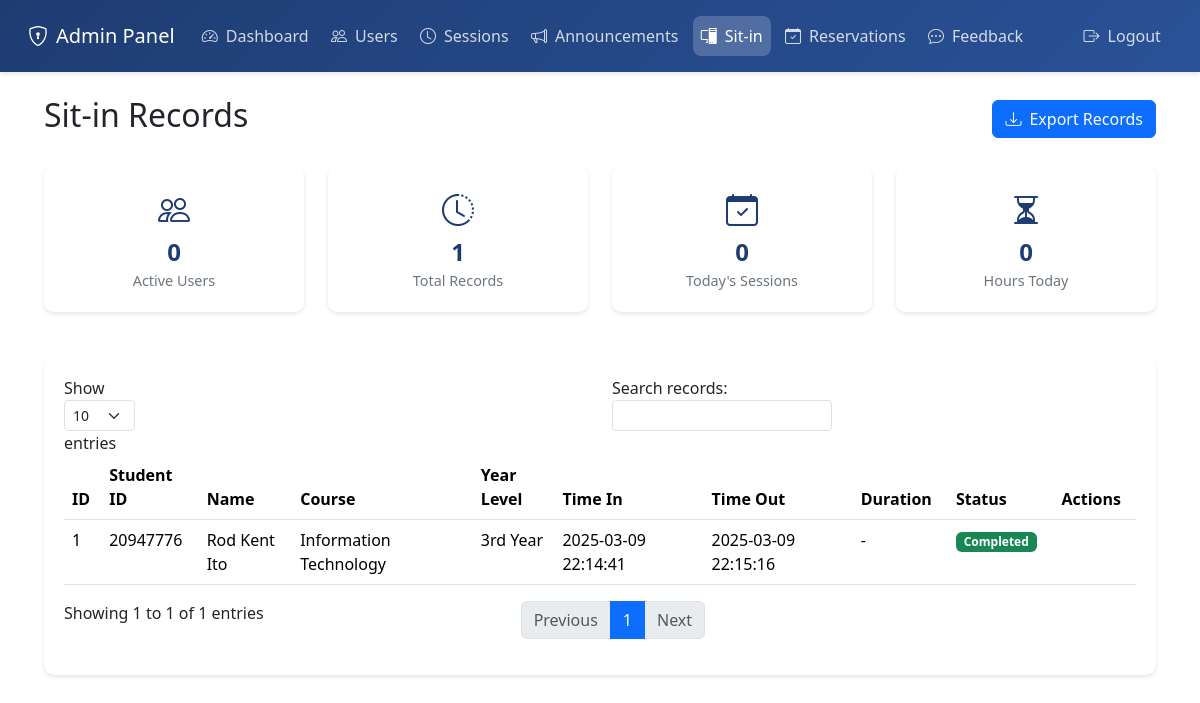
/admin/sitin (signed in), run on an earlier commit of the app's database.
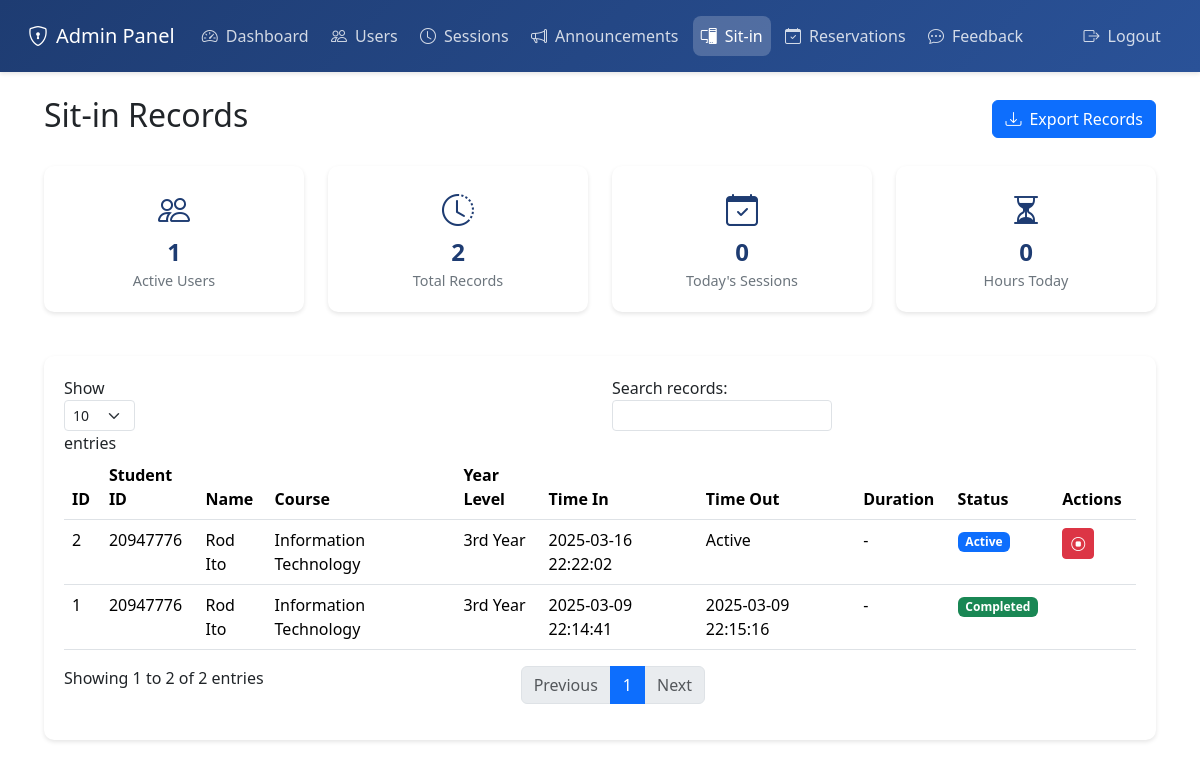
And on a later commit of the database.
### tables this page shows
CREATE TABLE sit_in_history (
            id INTEGER PRIMARY KEY AUTOINCREMENT,
            user_id INTEGER NOT NULL,
            date DATE NOT NULL,
            time_in DATETIME NOT NULL,
            time_out DATETIME,
            duration INTEGER,
            status TEXT NOT NULL,
            FOREIGN KEY (user_id) REFERENCES users (id)
        );

CREATE TABLE users (
            id INTEGER PRIMARY KEY AUTOINCREMENT,
            firstname TEXT NOT NULL,
            lastname TEXT NOT NULL,
            email TEXT NOT NULL,
            username TEXT UNIQUE NOT NULL,
            password TEXT NOT NULL,
            course TEXT NOT NULL,
            yearlevel TEXT NOT NULL,
            profile_pic TEXT,
            is_admin BOOLEAN DEFAULT 0
        );

### app.py (the view)
    def decorated_function(*args, **kwargs):
        if "admin" not in session or not session["admin"]:
            flash("Please login as admin first.", "error")
            return redirect(url_for("login_page"))
        return f(*args, **kwargs)

### app.py (called while the page is built)
def admin_required(f):
    def decorated_function(*args, **kwargs):
        if "admin" not in session or not session["admin"]:
            flash("Please login as admin first.", "error")
            return redirect(url_for("login_page"))
        return f(*args, **kwargs)
    decorated_function.__name__ = f.__name__
    return decorated_function

def get_db():
    con = sqlite3.connect("users.db")
    con.row_factory = sqlite3.Row
    return con

### templates/admin_sitin.html (shortened to what the changed rows need)
<!DOCTYPE html>
<html lang="en">
<head>
    <link href="https://cdn.jsdelivr.net/npm/bootstrap@5.3.2/dist/css/bootstrap.min.css" rel="stylesheet">
    <link rel="stylesheet" href="https://cdn.jsdelivr.net/npm/bootstrap-icons@1.11.1/font/bootstrap-icons.css">
</head>
<body>
    <div class="main-content">
        <div class="container-fluid">
            <div class="d-flex justify-content-between align-items-center mb-4">
                <h2>Sit-in Records</h2>
            </div>
            <div class="row mb-4">
                <div class="col-md-3">
                    <div class="stats-card">
                        <i class="bi bi-people stats-icon"></i>
                        <div class="stats-value">{{ stats.active_sessions }}</div>
                        <div class="stats-label">Active Users</div>
                    </div>
                </div>
                <div class="col-md-3">
                    <div class="stats-card">
                        <i class="bi bi-clock-history stats-icon"></i>
                        <div class="stats-value">{{ stats.total_records }}</div>
                        <div class="stats-label">Total Records</div>
                    </div>
                </div>
            </div>
            <div class="sitin-card">
                <div class="table-responsive">
                    <table class="table table-hover" id="sitinTable">
                        <thead>
                            <tr>
                                <th>ID</th>
                                <th>Student ID</th>
                                <th>Name</th>
                                <th>Course</th>
                                <th>Year Level</th>
                                <th>Time In</th>
                                <th>Time Out</th>
                                <th>Duration</th>
                                <th>Status</th>
                                <th>Actions</th>
                            </tr>
                        </thead>
                        <tbody>
                            {% for record in records %}
                            <tr>
                                <td>{{ record.session_id }}</td>
                                <td>{{ record.student_id }}</td>
                                <td>{{ record.student_name }}</td>
                                <td>{{ record.course }}</td>
                                <td>{{ record.yearlevel }}</td>
                                <td>{{ record.time_in }}</td>
                                <td>{{ record.time_out or 'Active' }}</td>
                                <td>{{ record.duration or '-' }}</td>
                                <td>
                                    <span class="badge {% if record.status == 'active' %}bg-primary{% else %}bg-success{% endif %}">
                                        {{ record.status|title }}
                                    </span>
                                </td>
                                <td>
                                    {% if record.status == 'active' %}
                                    <button class="btn btn-danger btn-sm" onclick="endSession('{{ record.session_id }}')">
                                        <i class="bi bi-stop-circle"></i>
                                    </button>
                                    {% endif %}
                                </td>
                            </tr>
                            {% endfor %}
                        </tbody>
                    </table>
                </div>
            </div>
        </div>
    </div>
</body>
</html>

What changed in the data, as far as the page shows it:
added sit_in_history: session_id "2", student_id "20947776", student_name "Rod Ito", course "Information Technology", yearlevel "3rd Year", time_in "2025-03-16 22:22:02", status "Active", duration "-"
computed for sit_in_history "Completed": student_name "Rod Kent Ito" → "Rod Ito"
Also different on the page:
{{ stats.active_sessions }}: "0" → "1"
{{ stats.total_records }}: "1" → "2"
text written by a page script: "Show entries Search records: Showing 1 to 1 of 1 entries Previous 1 Next" → "Show entries Search records: Showing 1 to 2 of 2 entries Previous 1 Next"
